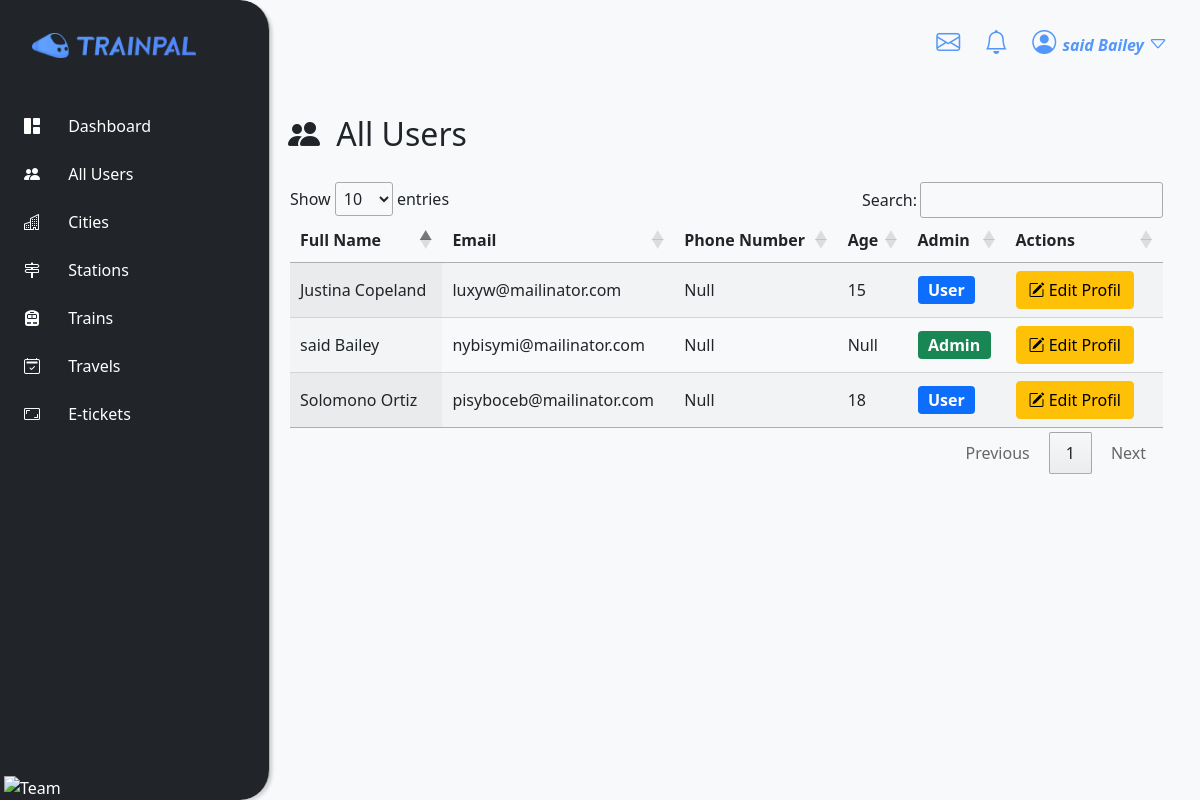
/users.php (signed in), run on the app's committed database.
### tables this page shows
CREATE TABLE IF NOT EXISTS `users` (
  `id` int NOT NULL AUTO_INCREMENT,
  `first_name` varchar(50) NOT NULL,
  `last_name` varchar(50) NOT NULL,
  `age` int DEFAULT NULL,
  `email` varchar(255) NOT NULL,
  `phone` varchar(18) DEFAULT NULL,
  `password` varchar(255) NOT NULL,
  `admin` int NOT NULL DEFAULT '0',
  `created_at` timestamp NOT NULL DEFAULT CURRENT_TIMESTAMP,
  `updated_at` timestamp NOT NULL,
  `updated_by` int NOT NULL,
  PRIMARY KEY (`id`)
);

### models/connection.php (called while the page is built, shortened)
<?php
class Connection
{
      private $serv = 'localhost';
      private $user = 'root';
      private $pass = '';
      private $bd = 'youtrain';
      private function pdoConnection()
      {
            $con = new PDO('mysql:host=' . $this->serv . ';dbname=' . $this->bd, $this->user, $this->pass);
            $con->setAttribute(PDO::ATTR_DEFAULT_FETCH_MODE, PDO::FETCH_ASSOC);
            try {
                  return $con;
            } catch (PDOException $e) {
                  echo 'Database Error: ' . $e->getMessage();
            }
      }
      public function connect()
      {
            return $this->pdoConnection();
      }
}

### models/user.php (called while the page is built, shortened)
<?php
require 'connection.php';
class User extends Connection
{
    public function allUsers()
    {
        $sql = "SELECT * FROM users";
        $stmt = $this->connect()->prepare($sql);
        $stmt->execute();
        $result = $stmt->fetchAll();
        return $result;
    }
}

### views/allUsers.php (the view)
<?php
include_once './models/user.php';
$all_users = new User();
$users = $all_users->allUsers();
?>
<table id="data-table" class="display dataTable" style="width: 100%" aria-describedby="example_info">
    <thead>
        <tr>
            <th>Full Name</th>
            <th>Email</th>
            <th>Phone Number</th>
            <th>Age</th>
            <th>Admin</th>
            <th>Actions</th>
        </tr>
    </thead>
    <tbody>
        <?php
        foreach ($users as $user) {
        ?>
            <tr>
                <td class="sorting_1"><?= $user['first_name'] . " " . $user['last_name']  ?></td>
                <td><?= $user['email'] ?></td>
                <td><?= ($user['phone'] == '') ? 'Null' : $user['phone'] ?></td>
                <td><?= ($user['age'] == 0 || $user['age'] == '') ? 'Null' : $user['age'] ?></td>
                <td>
                    <span class="badge text-bg-<?= ($user['admin'] == 0) ? 'primary' : 'success' ?> fs-6"><?= ($user['admin'] == 1) ? 'Admin' : 'User' ?></span>
                </td>
                <td>
                    <div class="d-flex fs-3">
                        <a href="edituser.php?iduser=<?= $user['id'] ?>" class="btn btn-warning me-3"><i class="bi bi-pencil-square users-icon mr"></i> Edit Profil</a>
                    </div>
                </td>
            </tr>
        <?php
        } ?>
    </tbody>
</table>

### assets/css/style.css (style rules this page uses)
* { margin: 0; padding: 0; box-sizing: border-box; }
body { overflow-x: hidden; }
body { background-color: #dadde6 }

### data on the page
users: first_name "said", last_name "Bailey", email "nybisymi@mailinator.com", phone "Null", age "Null", admin "Admin"
users: first_name "Solomono", last_name "Ortiz", email "pisyboceb@mailinator.com", phone "Null", age "18", admin "User"
users: first_name "Justina", last_name "Copeland", email "luxyw@mailinator.com", phone "Null", age "15", admin "User"

### other printed values
$_SESSION['first_name'] "said"
$_SESSION['last_name'] "Bailey"
